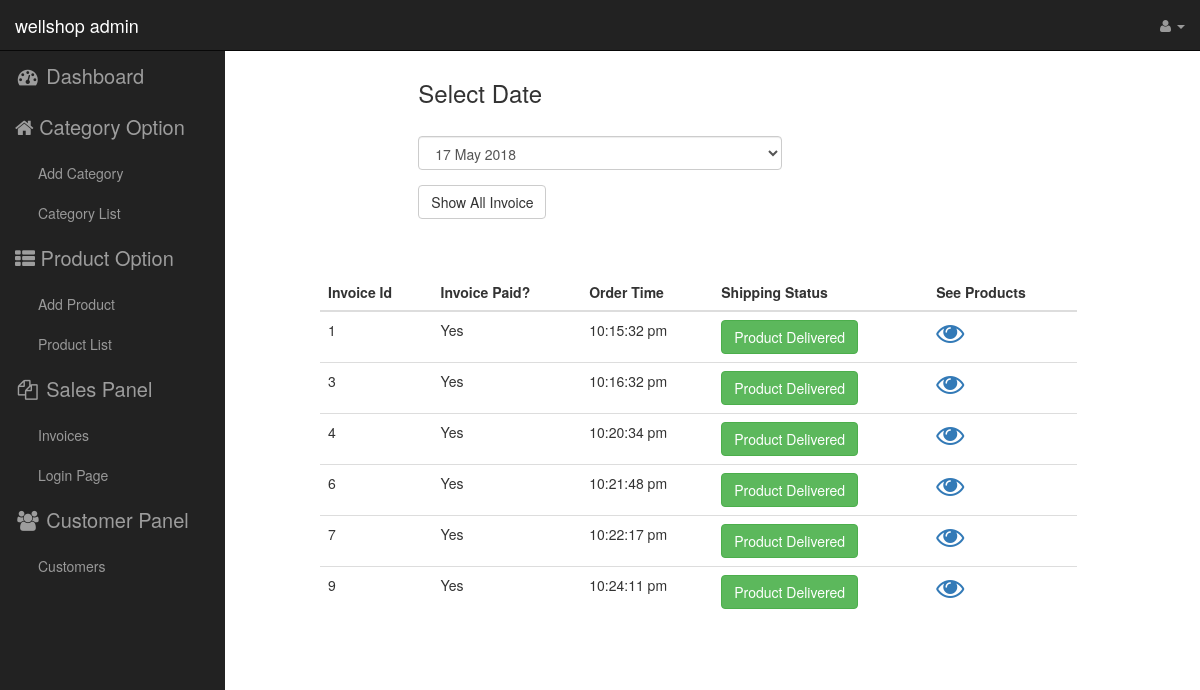
The page /www/admin/invoices.php?invoice_dates=2018-05-17 on the database its author committed.
### tables this page shows
CREATE TABLE `invoice` (
  `invoice_id` int(32) NOT NULL AUTO_INCREMENT,
  `customer_id` int(32) NOT NULL,
  `shipping_status` int(32) NOT NULL,
  `invoice_dates` date NOT NULL,
  `invoice_time` time(6) NOT NULL,
  PRIMARY KEY (`invoice_id`)
);

### www/admin/lib/Database.php (called while the page is built, shortened)
<?php
Class Database{
 public $host   = DB_HOST;
 public $user   = DB_USER;
 public $pass   = DB_PASS;
 public $dbname = DB_NAME;
 public $link;
private function connect_db(){
 $this->link = new mysqli($this->host, $this->user, $this->pass,
  $this->dbname);
 }
public function select($query){
  $result = $this->link->query($query) or
   die($this->link->error.__LINE__);
  if($result->num_rows > 0){
    return $result;
  } else {
    return false;
  }
 }
}
?>

### www/admin/classes/Invoice.php (called while the page is built, shortened)
<?php
$filePath = realpath(dirname(__FILE__));
include_once $filePath.'/../lib/Database.php';
class Invoice
{
    private $database;
    public function __construct()
    {
        $this->database = new Database();
    }
    public function get_invoice_dates()
    {
        $query = "SELECT DISTINCT invoice_dates FROM invoice";
        $result = $this->database->select($query);
        return $result;
    }
    public function find_by_date($date)
    {
        $query = "SELECT * FROM invoice WHERE invoice_dates = '$date'";
        $result = $this->database->select($query);
        return $result;
    }
}

### www/admin/invoices.php (the view, shortened to what this page needs)
<?php
include_once "classes/Invoice.php";
?>
<?php
$invoice = new Invoice();
$dates = $invoice->get_invoice_dates();
if (isset($_GET['invoice_dates'])) {
    $invoice_date = $_GET['invoice_dates'];
    $invoices = $invoice->find_by_date($invoice_date);
}
?>
<?php include 'inc/header.php'; ?>
<?php include 'inc/new_sidebar.php'; ?>
    <div id="page-wrapper">
        <div class="container-fluid">
            <div class="row">
                <div class="col-md-4 col-md-offset-4">
                    <form action="" method="GET">
                        <div class="form-group">
                            <h3>Select Date</h3>
                            <br>
                            <select name="invoice_dates" class="form-control">
                                <?php if (isset($dates)): ?>
                                    <?php while ($row = $dates->fetch_assoc()): ?>
                                        <option value="<?=$row['invoice_dates']?>"
                                            <?php if (isset($_GET['invoice_dates'])):?>
                                                <?php if ($_GET['invoice_dates'] == $row['invoice_dates']):?>
                                                    selected
                                                <?php endif;?>
                                            <?php endif;?>
                                        >
                                            <?=date("d F Y", strtotime($row['invoice_dates']))?>
                                        </option>
                                    <?php endwhile;?>
                                <?php endif; ?>
                            </select>
                        </div>
                        <input type="submit" name="submit" class="btn btn-default" value="Show All Invoice">
                    </form>
                </div>
            </div>
            <br><br>
            <div class="row">
                <div class="panel-body col-md-8 col-md-offset-3">
                    <div class="table-responsive">
                        <table id="example" class="table table-hover" style="width: 100%">
                            <thead>
                            <tr>
                                <th>Invoice Id</th>
                                <th>Invoice Paid?</th>
                                <th>Order Time</th>
                                <th>Shipping Status</th>
                                <th>See Products</th>
                            </tr>
                            </thead>
                            <tbody>
                                <?php if (!empty($invoices)): ?>
                                    <?php while($row = $invoices->fetch_assoc()): ?>
                                        <tr>
                                            <td><?=$row['invoice_id']?></td>
                                            <td>Yes</td>
                                            <td><?=date("g:i:s a", strtotime($row['invoice_time']))?></td>
                                            <td>
                                                <?php if ($row['shipping_status'] == 1):?>
                                                    <a class="btn btn-success del">Product Delivered</a>
                                                <?php endif; ?>
                                            </td>
                                            <td>
                                                <a href="product_details.php?id=<?=$row['invoice_id']?>">
                                                    <i class="fa fa-eye fa-2x"></i>
                                                </a>
                                            </td>
                                        </tr>
                                    <?php endwhile;?>
                                <?php endif;?>
                            </tbody>
                        </table>
                    </div>
                </div>
            </div>
        </div>
    </div>

### www/admin/inc/header.php (shortened to what this page needs)
<!DOCTYPE html>
<html>
<head>
    <link rel="stylesheet" type="text/css" href="resources/css/bootstrap.min.css" media="screen" />
    <link href="resources/css/sb-admin.css" rel="stylesheet">
    <link href="resources/css/font-awesome/css/font-awesome.min.css" rel="stylesheet" type="text/css">
</head>
<body>

### www/admin/inc/new_sidebar.php (shortened to what this page needs)
<body>
<div id="wrapper">
<nav class="navbar navbar-inverse navbar-fixed-top" role="navigation">
    <div class="navbar-header">
        <a class="navbar-brand" href="index.html">wellshop admin</a>
    </div>
    <ul class="nav navbar-right top-nav">
        <li class="dropdown">
            <a href="#" class="dropdown-toggle" data-toggle="dropdown"><i class="fa fa-user"></i>  <b class="caret"></b></a>
        </li>
    </ul>
<div class="collapse navbar-collapse navbar-ex1-collapse">
    <ul class="nav navbar-nav side-nav">
        <li>
            <a href="dashboard.php" style="font-size: 20px;"><i class="fa fa-fw fa-dashboard"></i> Dashboard</a>
        </li>
        <li><a style="font-size:20px;"><i class="fa fa-home"></i> Category Option</a>
            <ul class="nav child_menu">
                <li><a href="catadd.php">Add Category</a></li>
                <li><a href="catlist.php">Category List</a></li>
            </ul>
        </li>
        <li><a style="font-size:20px;"><i class="fa fa-th-list"></i> Product Option</a>
            <ul class="nav child_menu">
                <li><a href="productadd.php">Add Product</a></li>
                <li><a href="productlist.php">Product List</a></li>
            </ul>
        </li>
        <li>
            <a style="font-size: 20px;"><i class="fa fa-files-o fa-fw"></i> Sales Panel<span class="fa arrow"></span></a>
            <ul class="nav nav-second-level">
                <li>
                    <a href="invoices.php">Invoices</a>
                </li>
                <li>
                    <a href="login.html">Login Page</a>
                </li>
            </ul>
        </li>
        <li>
            <a style="font-size: 20px;"><i class="fa fa-users fa-fw"></i> Customer Panel<span class="fa arrow"></span></a>
            <ul class="nav nav-second-level">
                <li>
                    <a href="customers.php">Customers</a>
                </li>
            </ul>
        </li>
    </ul>
</div>
</nav>
</div>
</body>
</html>

### www/admin/resources/css/sb-admin.css (style rules this page uses)
body { margin-top: 100px; }
@media (min-width:768px) { body { margin-top: 50px; } }
#wrapper { padding-left: 0; }
#page-wrapper { width: 100%; padding: 0; background-color: #fff; }
@media (min-width:768px) { #wrapper { padding-left: 225px; } }
@media (min-width:768px) { #page-wrapper { padding: 10px; } }
.top-nav { padding: 0 15px; }
.top-nav>li { display: inline-block; float: left; }
.top-nav>li>a { padding-top: 15px; padding-bottom: 15px; line-height: 20px; color: #999; }
@media (min-width:768px) { .side-nav { position: fixed; top: 51px; left: 225px; width: 225px; margin-left: -225px; border: none; border-radius: 0; overflow-y: auto; background-color: #222; bottom: 0; overflow-x: hidden; padding-bottom: 40px; } }
@media (min-width:768px) { .side-nav>li>a { width: 225px; } }
.side-nav>li>ul { padding: 0; }
.side-nav>li>ul>li>a { display: block; padding: 10px 15px 10px 38px; text-decoration: none; color: #999; }

### rows shown on the page
invoice: invoice_id "1", invoice_time "10:15:32 pm", shipping_status "Product Delivered"
invoice: invoice_id "3", invoice_time "10:16:32 pm", shipping_status "Product Delivered"
invoice: invoice_id "4", invoice_time "10:20:34 pm", shipping_status "Product Delivered"
invoice: invoice_id "6", invoice_time "10:21:48 pm", shipping_status "Product Delivered"
invoice: invoice_id "7", invoice_time "10:22:17 pm", shipping_status "Product Delivered"
invoice: invoice_id "9", invoice_time "10:24:11 pm", shipping_status "Product Delivered"

### other values the page prints
form field invoice_dates "17 May 2018"
